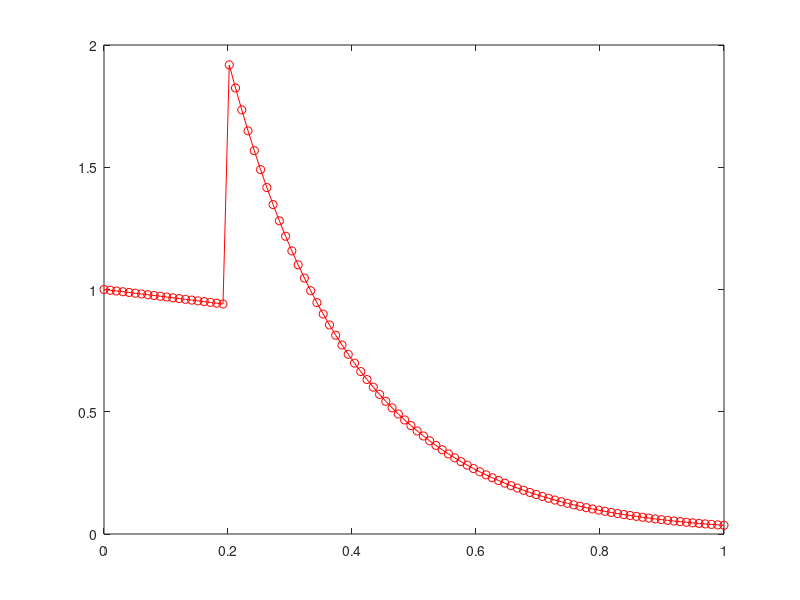

This figure's MATLAB source:

t = linspace(0,1,100);

t1 = 0.2; t2 = 0.7;
b1 = 0.3; b2 = -5 ; b3 = -7;

% kernel function
Kv = (t<=t1).*(-exp(b1*t)+2) + (t>t1).*(-exp(b1*t1)+3).*exp(b2*(t-t1))
%Kv = a0*Kv;
%Kv = 1000*exp(-t/2);
%%}


plot(t,Kv,'ro-')